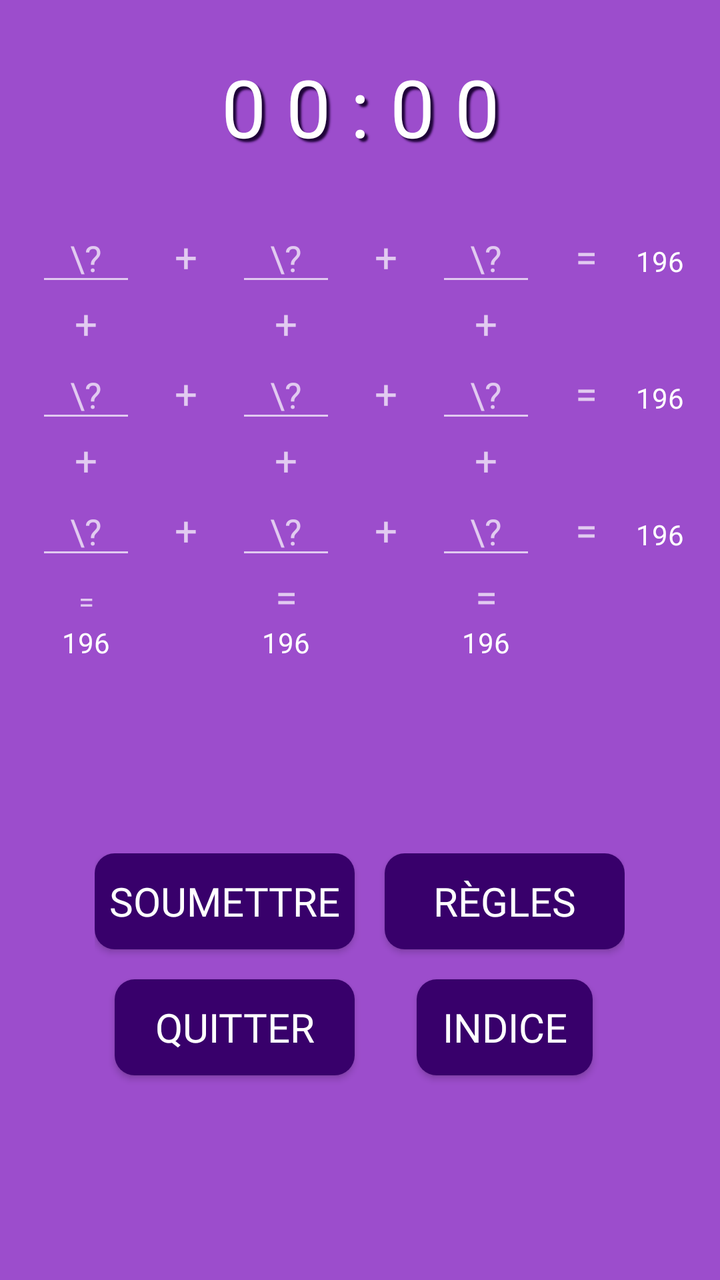
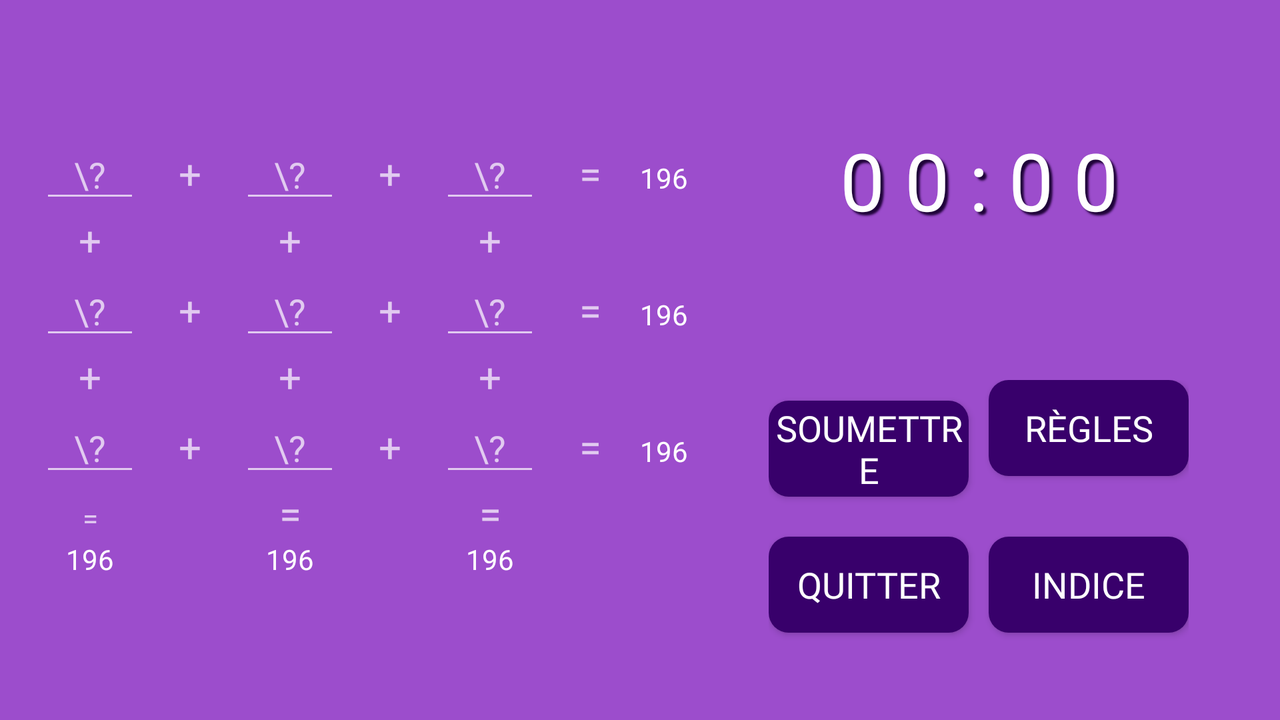

The same Android screen from two of the app's own layout files: first res/layout/ as a phone draws it, then the repository's variant for another configuration, drawn on a device whose configuration selects that folder. Both files follow.
<!-- AndroidManifest.xml: application theme AppTheme -->
<!-- res/layout/activity_main.xml -->
<?xml version="1.0" encoding="utf-8"?>
<LinearLayout xmlns:android="http://schemas.android.com/apk/res/android"
    xmlns:app="http://schemas.android.com/apk/res-auto"
    xmlns:tools="http://schemas.android.com/tools"
    android:layout_width="match_parent"
    android:layout_height="match_parent"
    android:id="@+id/activity_main"
    android:orientation="vertical"
    android:weightSum="3"
    android:background="@color/fond"
    tools:context="fr.victorguegan.carremagique.NiveauJeu">

     <LinearLayout
         android:layout_width="match_parent"
         android:layout_height="0dp"
         android:layout_weight="0.5"
         android:gravity="center_horizontal"
         android:orientation="horizontal"
         android:weightSum="3">

          <Chronometer
              android:id="@+id/chronometer"
              android:shadowColor="@color/ombre"
              android:shadowDx="5"
              android:shadowDy="5"
              android:shadowRadius="2"
              android:layout_width="0dp"
              android:letterSpacing="0.25"
              android:layout_height="match_parent"
              android:layout_weight="2"
              android:textSize="40dp"
              android:textColor="@color/texteClair"
              android:gravity="center_horizontal|center_vertical"
              android:layout_gravity="center_horizontal|center_vertical"
              />


     </LinearLayout>



     <GridLayout
         android:layout_width="wrap_content"
         android:layout_height="0dp"
         android:layout_weight="1.5"
         android:columnCount="7"
         android:rowCount="7"
         android:paddingTop="0dp"
         android:layout_gravity="center_horizontal">

          <EditText
              android:id="@+id/case1"
              android:hint="\?"
              android:inputType="number"
              android:fontFamily="@font/piximisa"
              android:textColor="@color/texteClair"
              android:maxLength="1"
              android:layout_width="50dp"
              android:gravity="center_horizontal"/>

          <TextView
              android:text="+"
              android:textSize="20dp"
              android:gravity="center_horizontal"
              android:layout_width="50dp"/>

          <EditText
              android:fontFamily="@font/piximisa"
              android:textColor="@color/texteClair"
              android:id="@+id/case2"
              android:hint="\?"
              android:inputType="number"
              android:maxLength="1"
              android:layout_width="50dp"
              android:gravity="center_horizontal"/>

          <TextView
              android:text="+"
              android:textSize="20dp"
              android:gravity="center_horizontal"
              android:layout_width="50dp"/>

          <EditText
              android:fontFamily="@font/piximisa"
              android:textColor="@color/texteClair"
              android:id="@+id/case3"
              android:hint="\?"
              android:inputType="number"
              android:maxLength="1"
              android:layout_width="50dp"
              android:gravity="center_horizontal"
              />


          <TextView
              android:text="="
              android:textSize="20dp"
              android:gravity="center_horizontal"
              android:layout_width="50dp"/>

          <TextView
              android:id="@+id/resultatRow1"
              android:fontFamily="@font/piximisa"
              android:textColor="@color/texteClair"
              android:text="196"/>

          <TextView
              android:text="+"
              android:textSize="20dp"
              android:gravity="center_horizontal"
              android:layout_width="50dp"/>
          <Space />
          <TextView
              android:text="+"
              android:textSize="20dp"
              android:gravity="center_horizontal"
              android:layout_width="50dp"/>
          <Space />
          <TextView
              android:text="+"
              android:textSize="20dp"
              android:gravity="center_horizontal"
              android:layout_width="50dp"/>
          <Space />
          <Space />


          <EditText
              android:fontFamily="@font/piximisa"
              android:textColor="@color/texteClair"
              android:id="@+id/case4"
              android:hint="\?"
              android:inputType="number"
              android:maxLength="1"
              android:layout_width="50dp"
              android:gravity="center_horizontal"
              />

          <TextView
              android:text="+"
              android:textSize="20dp"
              android:gravity="center_horizontal"
              android:layout_width="50dp"/>

          <EditText
              android:fontFamily="@font/piximisa"
              android:textColor="@color/texteClair"
              android:id="@+id/case5"
              android:hint="\?"
              android:inputType="number"
              android:maxLength="1"
              android:layout_width="50dp"
              android:gravity="center_horizontal"
              />
          <TextView
              android:text="+"
              android:textSize="20dp"
              android:gravity="center_horizontal"
              android:layout_width="50dp"/>

          <EditText
              android:fontFamily="@font/piximisa"
              android:textColor="@color/texteClair"
              android:id="@+id/case6"
              android:hint="\?"
              android:inputType="number"
              android:maxLength="1"
              android:layout_width="50dp"
              android:gravity="center_horizontal"
              />


          <TextView
              android:text="="
              android:textSize="20dp"
              android:gravity="center_horizontal"
              android:layout_width="50dp"/>

          <TextView
              android:id="@+id/resultatRow2"
              android:fontFamily="@font/piximisa"
              android:textColor="@color/texteClair"
              android:text="196"/>

          <TextView
              android:text="+"
              android:textSize="20dp"
              android:gravity="center_horizontal"
              android:layout_width="50dp"/>
          <Space />
          <TextView
              android:text="+"
              android:textSize="20dp"
              android:gravity="center_horizontal"
              android:layout_width="50dp"/>
          <Space />
          <TextView
              android:text="+"
              android:textSize="20dp"
              android:gravity="center_horizontal"
              android:layout_width="50dp"/>
          <Space />
          <Space />

          <EditText
              android:fontFamily="@font/piximisa"
              android:textColor="@color/texteClair"
              android:id="@+id/case7"
              android:hint="\?"
              android:inputType="number"
              android:maxLength="1"
              android:layout_width="50dp"
              android:gravity="center_horizontal"
              />
          <TextView
              android:text="+"
              android:textSize="20dp"
              android:gravity="center_horizontal"
              android:layout_width="50dp"/>

          <EditText
              android:fontFamily="@font/piximisa"
              android:textColor="@color/texteClair"
              android:id="@+id/case8"
              android:hint="\?"
              android:inputType="number"
              android:maxLength="1"
              android:layout_width="50dp"
              android:gravity="center_horizontal"/>
          <TextView
              android:text="+"
              android:textSize="20dp"
              android:gravity="center_horizontal"
              android:layout_width="50dp"/>

          <EditText
              android:fontFamily="@font/piximisa"
              android:textColor="@color/texteClair"
              android:id="@+id/case9"
              android:hint="\?"
              android:inputType="number"
              android:maxLength="1"
              android:layout_width="50dp"
              android:gravity="center_horizontal"
              />

          <TextView
              android:text="="
              android:textSize="20dp"
              android:gravity="center_horizontal"
              android:layout_width="50dp"/>

          <TextView
              android:id="@+id/resultatRow3"
              android:fontFamily="@font/piximisa"
              android:textColor="@color/texteClair"
              android:text="196"/>


          <TextView
              android:text="="
              android:gravity="center_horizontal"
              android:layout_width="50dp"/>
          <Space />
          <TextView
              android:text="="
              android:textSize="20dp"
              android:gravity="center_horizontal"
              android:layout_width="50dp"/>
          <Space />
          <TextView
              android:text="="
              android:textSize="20dp"
              android:gravity="center_horizontal"
              android:layout_width="50dp"/>
          <Space />
          <Space />

          <TextView
              android:id="@+id/resultatColumn1"
              android:layout_gravity="center_horizontal"
              android:fontFamily="@font/piximisa"
              android:textColor="@color/texteClair"
              android:text="196"/>
          <Space />

          <TextView
              android:id="@+id/resultatColumn2"
              android:layout_gravity="center_horizontal"
              android:fontFamily="@font/piximisa"
              android:textColor="@color/texteClair"
              android:text="196"/>
          <Space />

          <TextView
              android:id="@+id/resultatColumn3"
              android:layout_gravity="center_horizontal"
              android:fontFamily="@font/piximisa"
              android:textColor="@color/texteClair"
              android:text="196"/>


     </GridLayout>

     <GridLayout
         android:layout_width="wrap_content"
         android:layout_height="0dp"
         android:layout_weight="1"
         android:rowCount="2"
         android:columnCount="2"
         android:layout_gravity="center_horizontal"
         >

          <Button
              android:textSize="20dp"
              android:fontFamily="@font/piximisa"
              android:textColor="@color/texteClair"
              android:layout_columnWeight="1"
              android:width="120dp"
              android:id="@+id/envoyer"
              android:background="@drawable/bouton_bord_rond"
              android:text="@string/soumettre"/>

          <Button
              android:textSize="20dp"
              android:fontFamily="@font/piximisa"
              android:textColor="@color/texteClair"
              android:layout_columnWeight="1"
              android:width="120dp"
              android:id="@+id/regles"
              android:background="@drawable/bouton_bord_rond"
              android:layout_marginLeft="15dp"
              android:text="@string/regles"/>

          <Button
              android:textSize="20dp"
              android:fontFamily="@font/piximisa"
              android:textColor="@color/texteClair"
              android:id="@+id/quitter"
              android:layout_gravity="center_horizontal"
              android:layout_marginLeft="10dp"
              android:layout_marginTop="15dp"
              android:width="120dp"
              android:background="@drawable/bouton_bord_rond"
              android:text="@string/exit" />

         <Button
             android:textSize="20dp"
             android:fontFamily="@font/piximisa"
             android:textColor="@color/texteClair"
             android:id="@+id/indice"
             android:layout_gravity="center_horizontal"
             android:layout_marginLeft="15dp"
             android:layout_marginTop="15dp"
             android:layout_weight="1"
             android:background="@drawable/bouton_bord_rond"
             android:text="@string/aide"
             />


     </GridLayout>

</LinearLayout>
<!-- resources referenced by this layout -->
<resources>
  <color name="fond">#9c4dcc</color>
  <color name="ombre">#1f0339</color>
  <color name="texteClair">#fff</color>
  <!-- drawable bouton_bord_rond (drawable-v24) -->
  <?xml version="1.0" encoding="utf-8"?>
  <selector xmlns:android="http://schemas.android.com/apk/res/android">
      <item>
          <shape android:shape="rectangle">
              <solid android:color="@color/secondaryColor"/>
              <corners android:radius="10dp" />
          </shape>
  
      </item>
  </selector>
  <string name="aide">Indice</string>
  <string name="exit">Quitter</string>
  <string name="regles">Règles</string>
  <string name="soumettre">Soumettre</string>
  <style name="AppTheme" parent="Theme.AppCompat.NoActionBar">
          
          <item name="colorPrimary">@color/colorPrimary</item>
          <item name="colorPrimaryDark">@color/colorPrimaryDark</item>
          <item name="colorAccent">@color/colorAccent</item>
      </style>
  <color name="secondaryColor">#38006b</color>
  <color name="colorPrimary">#60178c</color>
  <color name="colorPrimaryDark">#6a1b9a</color>
  <color name="colorAccent">#d29bed</color>
</resources>
<!-- res/layout-land/activity_main.xml (the repository's variant of the layout above) -->
<!-- drawn on the phone turned sideways -->
<?xml version="1.0" encoding="utf-8"?>
<LinearLayout xmlns:android="http://schemas.android.com/apk/res/android"
    xmlns:tools="http://schemas.android.com/tools"
    android:id="@+id/activity_main"
    android:layout_width="match_parent"
    android:layout_height="match_parent"
    android:background="@color/fond"
    tools:context="fr.victorguegan.carremagique.NiveauJeu"
    android:baselineAligned="false">

    <GridLayout
        android:layout_width="0dp"
        android:layout_height="wrap_content"
        android:layout_weight="1.2"
        android:columnCount="7"
        android:paddingLeft="20dp"
        android:paddingTop="65dp"
        android:rowCount="7">

        <EditText
            android:id="@+id/case1"
            android:layout_width="50dp"
            android:fontFamily="@font/piximisa"
            android:gravity="center_horizontal"
            android:hint="\?"
            android:inputType="number"
            android:maxLength="1"
            android:textColor="@color/texteClair" />

        <TextView
            android:layout_width="50dp"
            android:gravity="center_horizontal"
            android:text="+"
            android:textSize="20dp" />

        <EditText
            android:id="@+id/case2"
            android:layout_width="50dp"
            android:fontFamily="@font/piximisa"
            android:gravity="center_horizontal"
            android:hint="\?"
            android:inputType="number"
            android:maxLength="1"
            android:textColor="@color/texteClair" />

        <TextView
            android:layout_width="50dp"
            android:gravity="center_horizontal"
            android:text="+"
            android:textSize="20dp" />

        <EditText
            android:id="@+id/case3"
            android:layout_width="50dp"
            android:fontFamily="@font/piximisa"
            android:gravity="center_horizontal"
            android:hint="\?"
            android:inputType="number"
            android:maxLength="1"
            android:textColor="@color/texteClair" />


        <TextView
            android:layout_width="50dp"
            android:gravity="center_horizontal"
            android:text="="
            android:textSize="20dp" />

        <TextView
            android:id="@+id/resultatRow1"
            android:fontFamily="@font/piximisa"
            android:text="196"
            android:textColor="@color/texteClair" />

        <TextView
            android:layout_width="50dp"
            android:gravity="center_horizontal"
            android:text="+"
            android:textSize="20dp" />

        <Space />

        <TextView
            android:layout_width="50dp"
            android:gravity="center_horizontal"
            android:text="+"
            android:textSize="20dp" />

        <Space />

        <TextView
            android:layout_width="50dp"
            android:gravity="center_horizontal"
            android:text="+"
            android:textSize="20dp" />

        <Space />

        <Space />

        <EditText
            android:id="@+id/case4"
            android:layout_width="50dp"
            android:fontFamily="@font/piximisa"
            android:gravity="center_horizontal"
            android:hint="\?"
            android:inputType="number"
            android:maxLength="1"
            android:textColor="@color/texteClair" />

        <TextView
            android:layout_width="50dp"
            android:gravity="center_horizontal"
            android:text="+"
            android:textSize="20dp" />

        <EditText
            android:id="@+id/case5"
            android:layout_width="50dp"
            android:fontFamily="@font/piximisa"
            android:gravity="center_horizontal"
            android:hint="\?"
            android:inputType="number"
            android:maxLength="1"
            android:textColor="@color/texteClair" />

        <TextView
            android:layout_width="50dp"
            android:gravity="center_horizontal"
            android:text="+"
            android:textSize="20dp" />

        <EditText
            android:id="@+id/case6"
            android:layout_width="50dp"
            android:fontFamily="@font/piximisa"
            android:gravity="center_horizontal"
            android:hint="\?"
            android:inputType="number"
            android:maxLength="1"
            android:textColor="@color/texteClair" />


        <TextView
            android:layout_width="50dp"
            android:gravity="center_horizontal"
            android:text="="
            android:textSize="20dp" />

        <TextView
            android:id="@+id/resultatRow2"
            android:fontFamily="@font/piximisa"
            android:text="196"
            android:textColor="@color/texteClair" />

        <TextView
            android:layout_width="50dp"
            android:gravity="center_horizontal"
            android:text="+"
            android:textSize="20dp" />

        <Space />

        <TextView
            android:layout_width="50dp"
            android:gravity="center_horizontal"
            android:text="+"
            android:textSize="20dp" />

        <Space />

        <TextView
            android:layout_width="50dp"
            android:gravity="center_horizontal"
            android:text="+"
            android:textSize="20dp" />

        <Space />

        <Space />

        <EditText
            android:id="@+id/case7"
            android:layout_width="50dp"
            android:fontFamily="@font/piximisa"
            android:gravity="center_horizontal"
            android:hint="\?"
            android:inputType="number"
            android:maxLength="1"
            android:textColor="@color/texteClair" />

        <TextView
            android:layout_width="50dp"
            android:gravity="center_horizontal"
            android:text="+"
            android:textSize="20dp" />

        <EditText
            android:id="@+id/case8"
            android:layout_width="50dp"
            android:fontFamily="@font/piximisa"
            android:gravity="center_horizontal"
            android:hint="\?"
            android:inputType="number"
            android:maxLength="1"
            android:textColor="@color/texteClair" />

        <TextView
            android:layout_width="50dp"
            android:gravity="center_horizontal"
            android:text="+"
            android:textSize="20dp" />

        <EditText
            android:id="@+id/case9"
            android:layout_width="50dp"
            android:fontFamily="@font/piximisa"
            android:gravity="center_horizontal"
            android:hint="\?"
            android:inputType="number"
            android:maxLength="1"
            android:textColor="@color/texteClair" />

        <TextView
            android:layout_width="50dp"
            android:gravity="center_horizontal"
            android:text="="
            android:textSize="20dp" />

        <TextView
            android:id="@+id/resultatRow3"
            android:fontFamily="@font/piximisa"
            android:text="196"
            android:textColor="@color/texteClair" />


        <TextView
            android:layout_width="50dp"
            android:gravity="center_horizontal"
            android:text="=" />

        <Space />

        <TextView
            android:layout_width="50dp"
            android:gravity="center_horizontal"
            android:text="="
            android:textSize="20dp" />

        <Space />

        <TextView
            android:layout_width="50dp"
            android:gravity="center_horizontal"
            android:text="="
            android:textSize="20dp" />

        <Space />

        <Space />

        <TextView
            android:id="@+id/resultatColumn1"
            android:layout_gravity="center_horizontal"
            android:fontFamily="@font/piximisa"
            android:text="196"
            android:textColor="@color/texteClair" />

        <Space />

        <TextView
            android:id="@+id/resultatColumn2"
            android:layout_gravity="center_horizontal"
            android:fontFamily="@font/piximisa"
            android:text="196"
            android:textColor="@color/texteClair" />

        <Space />

        <TextView
            android:id="@+id/resultatColumn3"
            android:layout_gravity="center_horizontal"
            android:fontFamily="@font/piximisa"
            android:text="196"
            android:textColor="@color/texteClair" />


    </GridLayout>

    <LinearLayout
        android:layout_width="0dp"
        android:layout_height="match_parent"
        android:layout_weight="1"
        android:orientation="vertical"
        android:paddingRight="10dp">

        <LinearLayout
            android:layout_width="match_parent"
            android:layout_height="0dp"
            android:layout_weight="1"
            android:gravity="center_horizontal"
            android:orientation="horizontal">

            <Chronometer
                android:id="@+id/chronometer"
                android:layout_width="0dp"
                android:layout_height="match_parent"
                android:layout_gravity="center_horizontal|center_vertical"
                android:layout_weight="1.25"
                android:gravity="center_horizontal|center_vertical"
                android:letterSpacing="0.25"
                android:shadowColor="@color/ombre"
                android:shadowDx="5"
                android:shadowDy="5"
                android:shadowRadius="2"
                android:textColor="@color/texteClair"
                android:textSize="40dp" />

        </LinearLayout>

        <GridLayout
            android:layout_width="wrap_content"
            android:layout_height="0dp"
            android:layout_gravity="center_horizontal"
            android:layout_weight="1"
            android:columnCount="2"
            android:paddingTop="10dp"
            android:rowCount="2">

            <Button
                android:id="@+id/envoyer"
                android:layout_columnWeight="1"
                android:layout_marginBottom="10dp"
                android:width="100dp"
                android:background="@drawable/bouton_bord_rond"
                android:fontFamily="@font/piximisa"
                android:text="@string/soumettre"
                android:textColor="@color/texteClair"
                android:textSize="18dp" />

            <Button
                android:id="@+id/regles"
                android:layout_columnWeight="1"
                android:layout_marginLeft="10dp"
                android:width="100dp"
                android:background="@drawable/bouton_bord_rond"
                android:fontFamily="@font/piximisa"
                android:text="@string/regles"
                android:textColor="@color/texteClair"
                android:textSize="18dp" />

            <Button
                android:id="@+id/quitter"
                android:layout_columnWeight="1"
                android:layout_marginTop="10dp"
                android:width="100dp"
                android:background="@drawable/bouton_bord_rond"
                android:fontFamily="@font/piximisa"
                android:text="@string/exit"
                android:textColor="@color/texteClair"
                android:textSize="18dp" />

            <Button
                android:id="@+id/indice"
                android:layout_columnWeight="1"
                android:layout_marginLeft="10dp"
                android:layout_marginTop="10dp"

                android:width="100dp"
                android:background="@drawable/bouton_bord_rond"
                android:fontFamily="@font/piximisa"
                android:text="@string/aide"
                android:textColor="@color/texteClair"
                android:textSize="18dp" />

        </GridLayout>


    </LinearLayout>


</LinearLayout>
